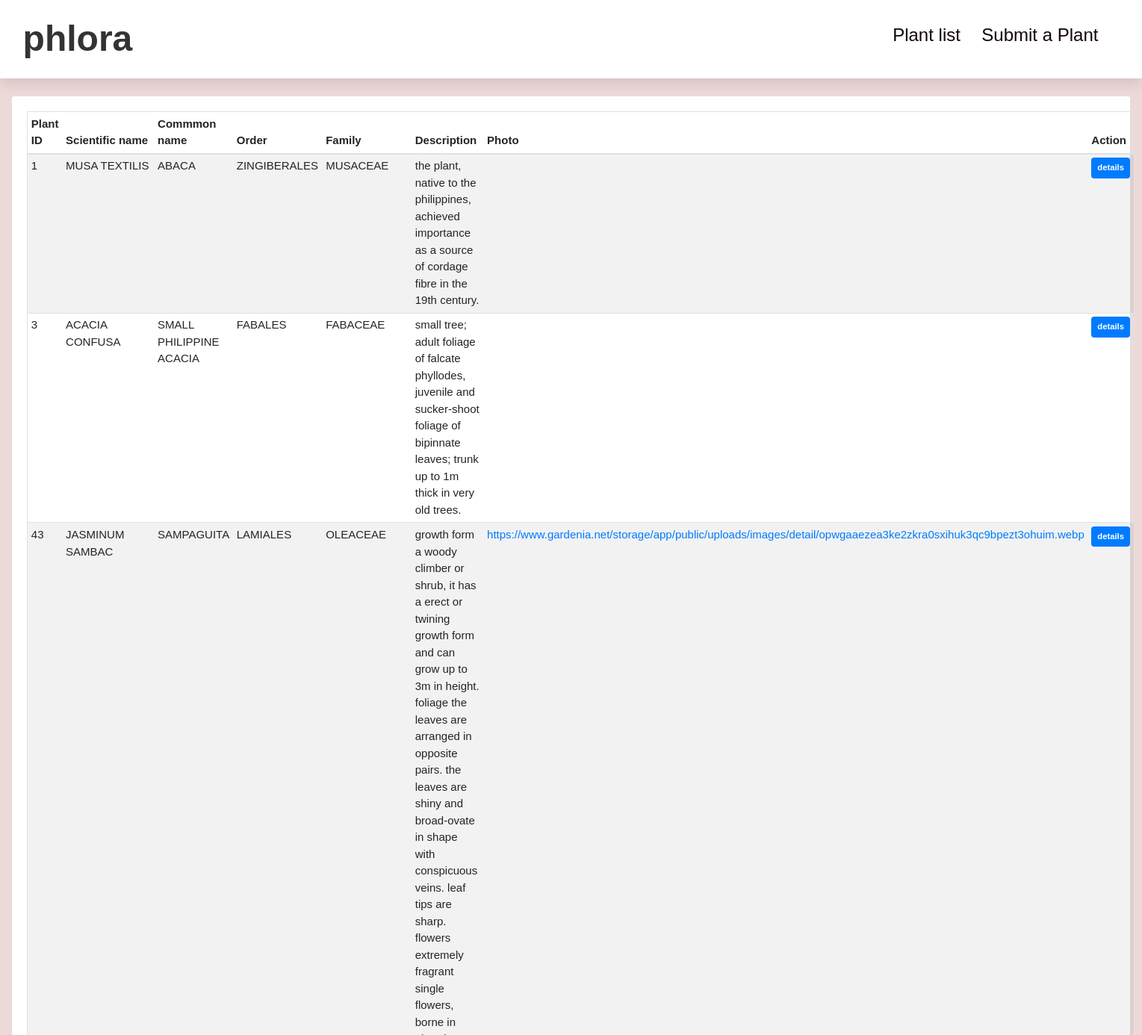
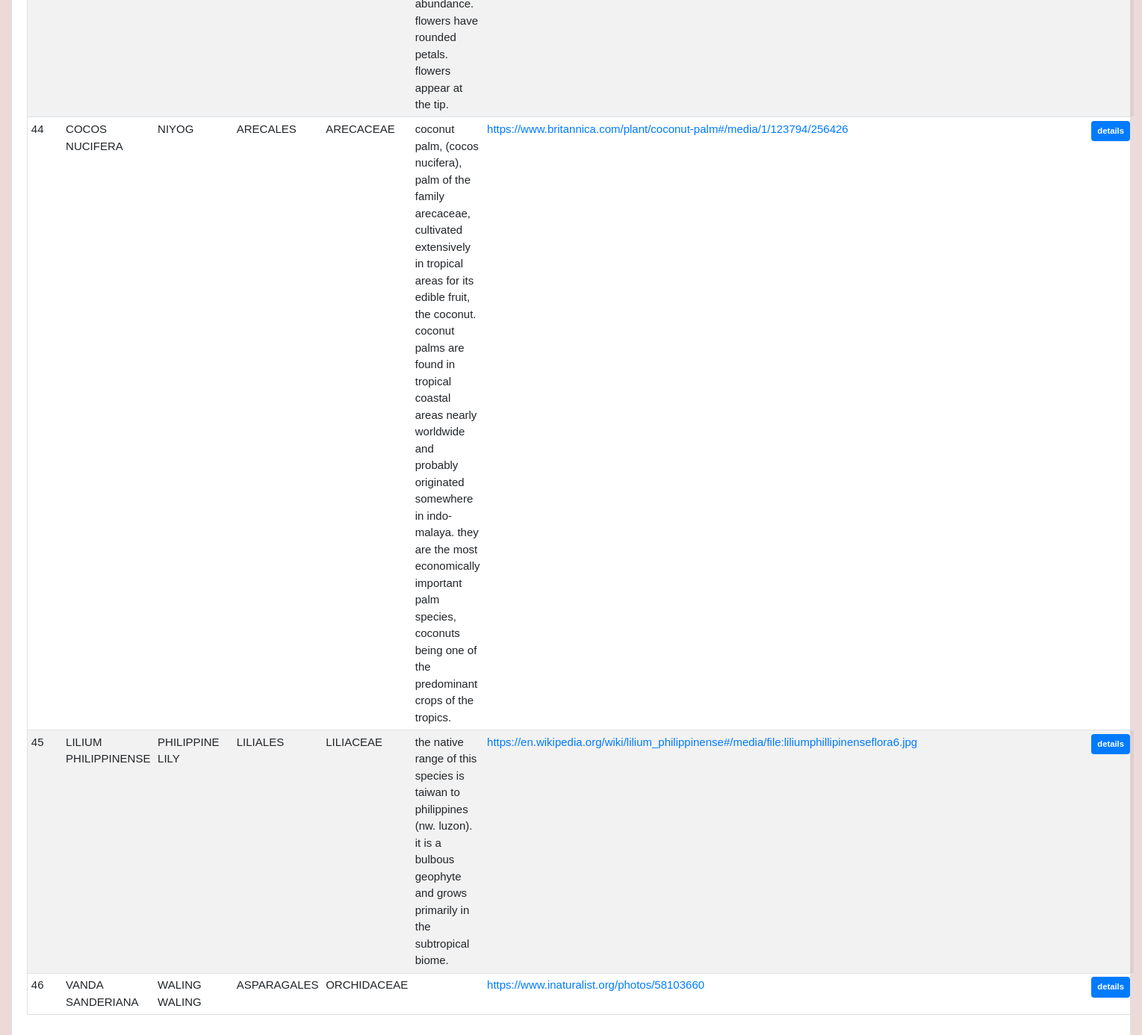
The page /recordsuser.php on the database its author committed (2 pictures, top to bottom).
### tables this page shows
CREATE TABLE `geninfo` (
  `plant_id` int(11) NOT NULL,
  `scientific_name` varchar(45) NOT NULL,
  `common_name` varchar(45) NOT NULL,
  `p_order` varchar(45) NOT NULL,
  `family` varchar(45) NOT NULL,
  `pdescription` varchar(2500) NOT NULL,
  `photo_id` int(11) DEFAULT NULL
);

CREATE TABLE `pictures` (
  `photo_id` int(11) NOT NULL,
  `photo` varchar(250) NOT NULL,
  `title` varchar(50) NOT NULL,
  `caption` varchar(250) NOT NULL,
  `photographer` varchar(50) NOT NULL,
  `publisher` varchar(50) NOT NULL,
  `date_taken` date NOT NULL
);

### recordsuser.php (the view, shortened to what this page needs)
<!DOCTYPE html>
<html>
    <head>
        <link rel="stylesheet" href="css/bootstrap.min.css">
        <link rel="stylesheet" href="css/jquery.dataTables.min.css" />
        <link rel="stylesheet" href="css/des2.css">
    </head>
    <header>
        <a href="index.php" class="logo">phlora<span></span></a>
        <div class="navbar">
            <ul>
                <li><a href="recordsuser.php">Plant list</a></li>
                <li><a href="insertflorauser.php">Submit a Plant</a></li>
            </ul>
        </div>
    </header>
<body>
<br><br><br><br><br>
<div class="table-form">
    <div class="container-fluid mt-2">
        <div class="card">
            <div class="card-body">
                <table id="myDataTable" class="table table-striped table-sm border" cellspacing="0"
                    width="100%" height="300px" style="font-size:15px">
                    <thead>
                        <tr>
                            <th>Plant ID</th>
                            <th>Scientific name</th>
                            <th>Commmon name</th>
                            <th>Order</th>
                            <th>Family</th>
                            <th>Description</th>
                            <th>Photo</th>
                            <th>Action</th>
                        </tr>
                    </thead>
                <tbody>
                    <?php
                        include "dbconn.php";
                        $query = "SELECT * FROM geninfo g LEFT JOIN pictures p ON g.photo_id=p.photo_id";
                        $result = mysqli_query($conn, $query);
                        while ($row = mysqli_fetch_array($result)) {
                        ?>
                        <tr>
                            <td><?php echo strtoupper ($row['plant_id']);?></td>
                            <td><?php echo strtoupper ($row['scientific_name']);?></td>
                            <td><?php echo strtoupper ($row['common_name']);?></td>
                            <td><?php echo strtoupper ($row['p_order']);?></td>
                            <td><?php echo strtoupper ($row['family']);?></td>
                            <td><?php echo strtolower ($row['pdescription']);?></td>
                            <td><a href="<?php echo strtolower ($row['photo']);?>"><?php echo strtolower ($row['photo']);?></a></td>
                            <td>
                                <a href="" class="badge badge-primary p-2" data-toggle="modal" data-target="#details<?php echo $row['plant_id']; ?>">details</a>
                            </td>
                        </tr>
                                <?php
                                    echo "<html>";
                                    echo "<body>";
                                    echo "</body>";
                                    echo "</html>";
                                ?>
<?php } ?>
            </tbody>
    </table>
</body>
<link rel="stylesheet" type="text/css" href="css/datatables.min.css"/>
</html>

### css/des2.css (style rules this page uses)
header { position: fixed; top:0; left:0; right:0; background:#fff; padding:1rem 2%; display: flex; justify-content: space-between; z-index: 300; box-shadow: 0 .5rem 1rem rgba(0,0,0,.1); }
header .logo { font-size: 3rem; color:#333; font-weight: bolder; }
body { margin: 0; padding: 0; font-family: Verdana, Geneva, Tahoma, sans-serif; background-color: #eed9d9; }
.navbar { display: flex; height: 3 rem; background-color: #ffffff; align-items: center; }
.navbar ul li { display: inline-block; font-size: 1.5rem; padding-inline: 12px; margin-top: 5px; }
.navbar ul li a { color: rgb(19, 7, 7); align-items: center; }
.table-form { font-size: 10px; }

### rows shown on the page
geninfo: plant_id "1", scientific_name "MUSA TEXTILIS", common_name "ABACA", p_order "ZINGIBERALES", family "MUSACEAE", pdescription "the plant, native to the philippines, achieved importance as a source of cordage fibre in the 19th century."
geninfo: plant_id "3", scientific_name "ACACIA CONFUSA", common_name "SMALL PHILIPPINE ACACIA", p_order "FABALES", family "FABACEAE", pdescription "small tree; adult foliage of falcate phyllodes, juvenile and sucker-shoot foliage of bipinnate leaves; trunk up to 1m thick in very old trees."
geninfo: plant_id "43", scientific_name "JASMINUM SAMBAC", common_name "SAMPAGUITA", p_order "LAMIALES", family "OLEACEAE", pdescription "growth form a woody climber or shrub, it has a erect or twining growth form and can grow up to 3m in height. foliage the leaves are arranged in opposite pairs. the leaves are shiny and broad-ovate in shape with conspicuous veins. leaf tips are sharp. flowers extremely fragrant single flowers, borne in abundance. flowers have rounded petals. flowers appear at the tip.", photo.photo "https://www.gardenia.net/storage/app/public/uploads/images/detail/opwgaaezea3ke2zkra0sxihuk3qc9bpezt3ohuim.webp"
geninfo: plant_id "44", scientific_name "COCOS NUCIFERA", common_name "NIYOG", p_order "ARECALES", family "ARECACEAE", pdescription "coconut palm, (cocos nucifera), palm of the family arecaceae, cultivated extensively in tropical areas for its edible fruit, the coconut. coconut palms are found in tropical coastal areas nearly worldwide and probably originated somewhere in indo-malaya. they are the most economically important palm species, coconuts being one of the predominant crops of the tropics.", photo.photo "https://www.britannica.com/plant/coconut-palm#/media/1/123794/256426"
geninfo: plant_id "45", scientific_name "LILIUM PHILIPPINENSE", common_name "PHILIPPINE LILY", p_order "LILIALES", family "LILIACEAE", pdescription "the native range of this species is taiwan to philippines (nw. luzon). it is a bulbous geophyte and grows primarily in the subtropical biome.", photo.photo "https://en.wikipedia.org/wiki/lilium_philippinense#/media/file:liliumphillipinenseflora6.jpg"
geninfo: plant_id "46", scientific_name "VANDA SANDERIANA", common_name "WALING WALING", p_order "ASPARAGALES", family "ORCHIDACEAE", photo.photo "https://www.inaturalist.org/photos/58103660"
